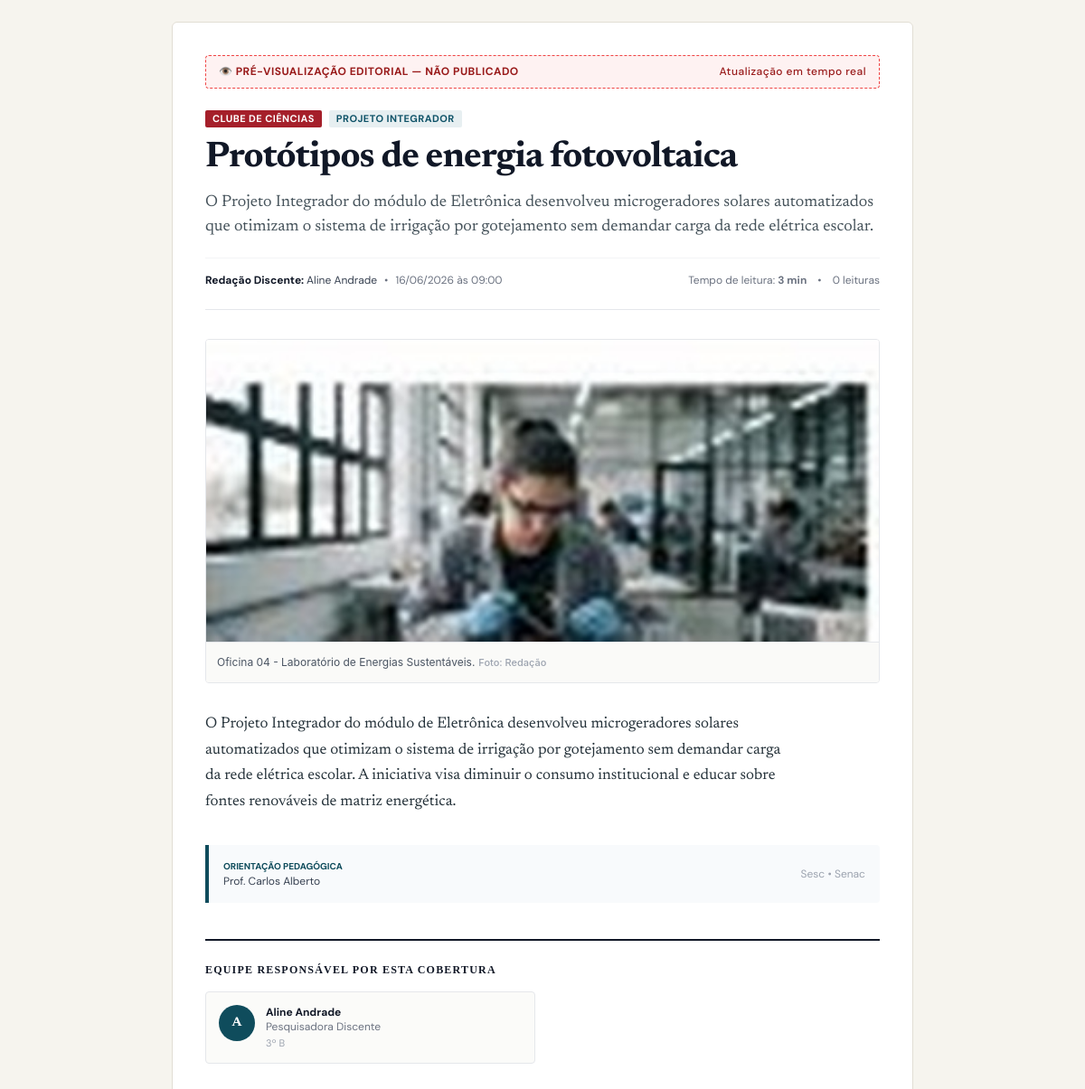
Page /admin/preview.php?id=2 (signed in) on the committed database.
### tables this page shows
CREATE TABLE `noticias` (
  `id` INT AUTO_INCREMENT PRIMARY KEY,
  `categoria_id` INT NOT NULL,
  `edicao_id` INT NULL,
  `titulo` VARCHAR(255) NOT NULL,
  `subtitulo` TEXT NULL,
  `slug` VARCHAR(255) NOT NULL UNIQUE,
  `chapeu` VARCHAR(80) NULL,  
  `conteudo` LONGTEXT NOT NULL,
  `citacao_destaque` TEXT NULL,  
  `citacao_autor` VARCHAR(150) NULL,
  `imagem_capa` VARCHAR(255) NULL,
  `legenda_capa` TEXT NULL,
  `credito_foto` VARCHAR(150) NULL,
  `tempo_leitura` INT NOT NULL DEFAULT 3,  
  `professor_orientador` VARCHAR(150) NULL,  
  `status` ENUM('rascunho', 'revisao', 'aprovado', 'agendado', 'publicado', 'arquivado') NOT NULL DEFAULT 'publicado',
  `agendado_para` DATETIME NULL,
  `publicado_em` DATETIME NULL,
  `posicao_homepage` ENUM('nenhuma', 'manchete_hero', 'ciencia_tecnica', 'jogos_esportes', 'cultura_empreendedorismo', 'coluna_opiniao') NOT NULL DEFAULT 'nenhuma',
  `ordem_home` INT NOT NULL DEFAULT 0,
  `visualizacoes` INT NOT NULL DEFAULT 0,
  `meta_keywords` VARCHAR(255) NULL,
  `meta_description` TEXT NULL,
  `criado_por` INT NULL,
  `editando_por` INT NULL,
  `editando_em` DATETIME NULL,
  `criado_em` TIMESTAMP DEFAULT CURRENT_TIMESTAMP,
  `atualizado_em` TIMESTAMP DEFAULT CURRENT_TIMESTAMP ON UPDATE CURRENT_TIMESTAMP,
  FOREIGN KEY (`categoria_id`) REFERENCES `categorias`(`id`) ON DELETE CASCADE,
  FOREIGN KEY (`edicao_id`) REFERENCES `edicoes`(`id`) ON DELETE SET NULL,
  FOREIGN KEY (`criado_por`) REFERENCES `usuarios`(`id`) ON DELETE SET NULL,
  FOREIGN KEY (`editando_por`) REFERENCES `usuarios`(`id`) ON DELETE SET NULL,
  INDEX `idx_slug` (`slug`),
  INDEX `idx_status_pub` (`status`, `publicado_em`),
  INDEX `idx_home` (`posicao_homepage`)
);

CREATE TABLE `categorias` (
  `id` INT AUTO_INCREMENT PRIMARY KEY,
  `nome` VARCHAR(80) NOT NULL,
  `slug` VARCHAR(100) NOT NULL UNIQUE,
  `descricao` VARCHAR(255) NULL,
  `cor` VARCHAR(30) DEFAULT '#b91c1c',  
  `ordem` INT NOT NULL DEFAULT 0,
  `no_menu` TINYINT(1) NOT NULL DEFAULT 1,
  `ativo` TINYINT(1) NOT NULL DEFAULT 1,
  `criado_em` TIMESTAMP DEFAULT CURRENT_TIMESTAMP
);

CREATE TABLE `autores` (
  `id` INT AUTO_INCREMENT PRIMARY KEY,
  `nome` VARCHAR(120) NOT NULL,
  `email` VARCHAR(150) NULL,
  `foto` VARCHAR(255) NULL,
  `turma` VARCHAR(100) NULL,  
  `cargo` VARCHAR(100) NULL,  
  `biografia` TEXT NULL,
  `redes_sociais` JSON NULL,
  `ativo` TINYINT(1) NOT NULL DEFAULT 1,
  `criado_em` TIMESTAMP DEFAULT CURRENT_TIMESTAMP
);

### includes/functions.php (called while the page is built, shortened)
<?php
function e(?string $string): string {
    return htmlspecialchars((string)$string, ENT_QUOTES, 'UTF-8');
}
function sanitize_html_content(?string $html): string {
    $trimmed = trim($html);
    $dom = new DOMDocument();
    $prev_err = libxml_use_internal_errors(true);
    $dom->loadHTML('<?xml encoding="utf-8" ?><div>' . $trimmed . '</div>', LIBXML_HTML_NOIMPLIED | LIBXML_HTML_NODEFDTD);
    $allowedTags = [
        'p', 'h2', 'h3', 'strong', 'b', 'em', 'i', 'a',
        'ul', 'ol', 'li', 'blockquote', 'img', 'figure', 'figcaption', 'br'
    ];
    $cleanNode = function (DOMNode $node) use (&$cleanNode, $allowedTags): void {
        if ($node->nodeType === XML_ELEMENT_NODE) {
            $tagName = strtolower($node->nodeName);
        }
        $child = $node->firstChild;
        while ($child) {
            $next = $child->nextSibling;
            $child = $next;
        }
    };
    $body = $dom->getElementsByTagName('div')->item(0);
    if ($body) {
        $child = $body->firstChild;
        while ($child) {
            $next = $child->nextSibling;
            $child = $next;
        }
        $output = '';
        foreach ($body->childNodes as $c) {
            $output .= $dom->saveHTML($c);
        }
        return $output;
    }
    return '';
}

### includes/components/noticia-artigo.php (the view, shortened to what this page needs)
<?php
$autores = $autores ?? [];
$foto_exibida = (string)($noticia['imagem_capa'] ?? '');
$is_preview = !empty($is_preview);
?>
<article class="editorial-card p-6 sm:p-10 bg-white border border-[#e6e3da] article-reading">
  <?php if ($is_preview): ?>
    <div style="background:#fef2f2;border:1px dashed #ef4444;color:#991b1b;padding:8px 14px;border-radius:4px;font-size:12px;font-weight:700;letter-spacing:0.04em;text-transform:uppercase;margin-bottom:1.5rem;display:flex;align-items:center;justify-content:space-between">
      <span>👁️ PRÉ-VISUALIZAÇÃO EDITORIAL — NÃO PUBLICADO</span>
      <span style="font-weight:500;text-transform:none">Atualização em tempo real</span>
    </div>
  <?php endif; ?>
  <header class="mb-8 pb-6 border-b border-gray-200">
    <div class="flex items-center gap-2 mb-3">
      <span class="editorial-badge badge-crimson"><?= strtoupper(e($noticia['categoria_nome'] ?? 'GERAL')) ?></span>
      <?php if (!empty($noticia['chapeu'])): ?>
        <span class="editorial-badge badge-teal"><?= e($noticia['chapeu']) ?></span>
      <?php endif; ?>
    </div>
    <h1 class="text-2xl sm:text-3xl md:text-4xl font-headline font-bold text-[#111827] leading-tight mb-4">
      <?= e($noticia['titulo'] ?? 'Título da reportagem') ?>
    </h1>
    <?php if (!empty($noticia['subtitulo'])): ?>
      <p class="text-sm sm:text-base text-gray-600 font-editorial-body leading-relaxed mb-6">
        <?= e($noticia['subtitulo']) ?>
      </p>
    <?php endif; ?>
    <div class="flex flex-wrap items-center justify-between text-xs text-gray-500 pt-4 border-t border-gray-100 gap-3">
      <div class="flex items-center gap-2">
        <span class="font-bold text-gray-900">
          Redação Discente:
          <span class="font-normal text-gray-700">
            <?php
              if (!empty($autores)) {
                echo e(implode(' e ', array_map(fn($a) => is_array($a) ? ($a['nome'] ?? '') : (string)$a, $autores)));
              } else {
                echo "Equipe O Farol";
              }
            ?>
          </span>
        </span>
        <span>•</span>
        <span><?= !empty($noticia['publicado_em']) ? date('d/m/Y \à\s H:i', strtotime((string)$noticia['publicado_em'])) : date('d/m/Y \à\s H:i') ?></span>
      </div>
      <div class="flex items-center gap-3">
        <span>Tempo de leitura: <strong><?= (int)($noticia['tempo_leitura'] ?? 3) ?> min</strong></span>
        <span>•</span>
        <span><?= (int)($noticia['visualizacoes'] ?? 0) ?> leituras</span>
      </div>
    </div>
  </header>
  <?php if ($foto_exibida !== ''): ?>
    <figure class="mb-8 rounded overflow-hidden border border-gray-200">
      <img src="<?= (str_starts_with($foto_exibida, 'http://') || str_starts_with($foto_exibida, 'https://')) ? e($foto_exibida) : BASE_URL . '/' . e(ltrim($foto_exibida, '/')) ?>"
           alt="<?= e($noticia['titulo'] ?? '') ?>"
           data-caption="<?= e($noticia['legenda_capa'] ?? '') ?>"
           class="w-full max-h-[460px] object-cover zoomable-image">
      <?php if (!empty($noticia['legenda_capa']) || !empty($noticia['credito_foto'])): ?>
        <figcaption class="p-3 bg-[#fafaf8] text-xs text-gray-600 font-sans border-t border-gray-200 flex flex-col sm:flex-row sm:items-center sm:justify-between gap-1">
          <span class="leading-relaxed"><?= e($noticia['legenda_capa'] ?? '') ?></span>
          <?php if (!empty($noticia['credito_foto'])): ?>
            <span class="text-[11px] text-gray-400 font-medium whitespace-nowrap"><?= e($noticia['credito_foto']) ?></span>
          <?php endif; ?>
        </figcaption>
      <?php endif; ?>
    </figure>
  <?php endif; ?>
  <div class="article-prose">
    <?= sanitize_html_content($noticia['conteudo'] ?? '') ?>
  </div>
  <?php if (!empty($noticia['professor_orientador'])): ?>
    <div class="mt-8 p-4 bg-[#f8fafc] border-l-4 border-[#0f4c5c] text-xs text-gray-700 rounded-r flex items-center justify-between">
      <div>
        <span class="font-bold text-[#0f4c5c] uppercase text-[10px] block">Orientação Pedagógica</span>
        <span class="text-xs"><?= e($noticia['professor_orientador']) ?></span>
      </div>
      <span class="text-gray-400 text-xs">Sesc • Senac</span>
    </div>
  <?php endif; ?>
  <?php if (!empty($autores)): ?>
    <div class="mt-10 pt-6 border-t-2 border-[#111827]">
      <h4 class="text-xs font-bold text-gray-900 uppercase tracking-widest mb-4">Equipe Responsável por Esta Cobertura</h4>
      <div class="grid grid-cols-1 sm:grid-cols-2 gap-4">
        <?php foreach ($autores as $autor):
          $nomeAut = is_array($autor) ? ($autor['nome'] ?? '') : (string)$autor;
          $cargoAut = is_array($autor) ? ($autor['cargo'] ?? 'Repórter Discente') : 'Repórter Discente';
          $turmaAut = is_array($autor) ? ($autor['turma'] ?? '') : '';
        ?>
          <div class="flex items-start gap-3 p-3.5 bg-[#fbfbf9] border border-gray-200 rounded">
            <div class="w-10 h-10 rounded-full bg-[#0f4c5c] text-white flex items-center justify-center font-bold text-sm font-headline flex-shrink-0">
              <?= strtoupper(substr($nomeAut, 0, 1)) ?>
            </div>
            <div class="text-xs">
              <div class="font-bold text-gray-900"><?= e($nomeAut) ?></div>
              <div class="text-gray-500"><?= e($cargoAut) ?></div>
              <?php if (!empty($turmaAut)): ?>
                <div class="text-[11px] text-gray-400 mt-0.5"><?= e($turmaAut) ?></div>
              <?php endif; ?>
            </div>
          </div>
        <?php endforeach; ?>
      </div>
    </div>
  <?php endif; ?>
</article>

### assets/css/farol-ui.css (style rules this page uses)
:root { --paper: #f6f4ee; --surface: #ffffff; --ink: #15222b; --ink-2: #46535b; --muted: #626d74; --line: #e2ded4; --line-strong: #cbc6b8; --crimson: #a51f2a; --crimson-dark: #861822; --teal: #0f5368; --teal-deep: #0b3f50; --teal-tint: #e7eff1; --serif: Newsreader, Georgia, "Times New Roman", serif; --sans: "DM Sans", system-ui, -apple-system, "Segoe UI", Roboto, sans-serif; --fs-xs: 0.75rem; --fs-sm: 0.8125rem; --fs-base: 0.9375rem; --fs-md: 1.0625rem; --fs-lg: 1.1875rem; --fs-xl: 1.5rem; --radius: 6px; --radius-sm: 3px; --wrap: 1180px; --gutter: 1rem; }
html { scroll-behavior: smooth; -webkit-text-size-adjust: 100%; }
body.site-public { margin: 0; background: var(--paper); color: var(--ink); font-family: var(--sans); font-size: var(--fs-base); line-height: 1.55; -webkit-font-smoothing: antialiased; -moz-osx-font-smoothing: grayscale; text-rendering: optimizeLegibility; }
:where(.site-public) :where(h1, h2, h3, h4, h5, h6) { font-family: var(--serif); font-weight: 700; line-height: 1.12; letter-spacing: -0.012em; font-optical-sizing: auto; }
:where(.site-public) :where(p, ul, ol, figure, blockquote) { margin: 0; }
:where(.site-public) :where(img) { max-width: 100%; height: auto; }
@media (min-width: 640px) { :root { --gutter: 1.5rem; } }
:where(.editorial-badge) { display: inline-flex; align-items: center; gap: 0.35rem; padding: 0.2rem 0.5rem; border-radius: 2px; font-family: var(--sans); font-size: 0.6875rem; font-weight: 700; letter-spacing: 0.04em; text-transform: uppercase; line-height: 1.2; }
.badge-crimson { background: var(--crimson); color: #fff; }
.badge-teal { background: var(--teal-tint); color: var(--teal); }
.editorial-card { background: var(--surface); border: 1px solid var(--line); border-radius: var(--radius); box-shadow: none; }
.font-headline { font-family: var(--serif); }
.font-editorial-body { font-family: var(--serif); }
.site-public .article-reading { padding: clamp(1.25rem, 3vw, 2.25rem); border: 1px solid var(--line); border-radius: var(--radius); background: #fff; box-shadow: none; }
.site-public .article-reading h1 { margin-bottom: 0.85rem; font-size: clamp(1.75rem, 1.1rem + 2vw, 2.5rem); line-height: 1.1; letter-spacing: -0.022em; }
.site-public .article-reading > header > p { margin-bottom: 1.25rem; font-family: var(--serif); font-size: 1.125rem; line-height: 1.5; color: var(--ink-2); text-align: left; }
.site-public .article-prose { max-width: 68ch; margin-inline: 0; font-family: var(--serif); font-size: var(--fs-md); line-height: 1.7; color: #25323a; text-align: left; hyphens: manual; }
.zoomable-image, .article-prose img, .editorial-body-figure img { cursor: zoom-in; transition: transform 0.2s ease; }

### admin/preview.php (style rules this page uses)
body.preview-embedded { background: var(--paper); padding: 1.5rem 1rem; min-height: 100vh; }

### rows in the picture
noticias: categoria.nome "CLUBE DE CIÊNCIAS", chapeu "PROJETO INTEGRADOR", titulo "Protótipos de energia fotovoltaica", subtitulo "O Projeto Integrador do módulo de Eletrônica desenvolveu microgeradores solares automatizados que otimizam o sistema de irrigação por gotejamento sem demandar carga da rede elétrica escolar.", publicado_em "16/06/2026 às 09:00", tempo_leitura "3", visualizacoes "0", imagem_capa (picture), legenda_capa "Oficina 04 - Laboratório de Energias Sustentáveis.", credito_foto "Foto: Redação", conteudo "O Projeto Integrador do módulo de Eletrônica desenvolveu microgeradores solares automatizados que otimizam o sistema de irrigação por gotejamento sem demandar carga da rede elétrica escolar. A iniciativa visa diminuir o consumo institucional e educar sobre fontes renováveis de matriz energética.", professor_orientador "Prof. Carlos Alberto"
autores: nome "Aline Andrade", nome "A", cargo "Pesquisadora Discente", turma "3º B"
